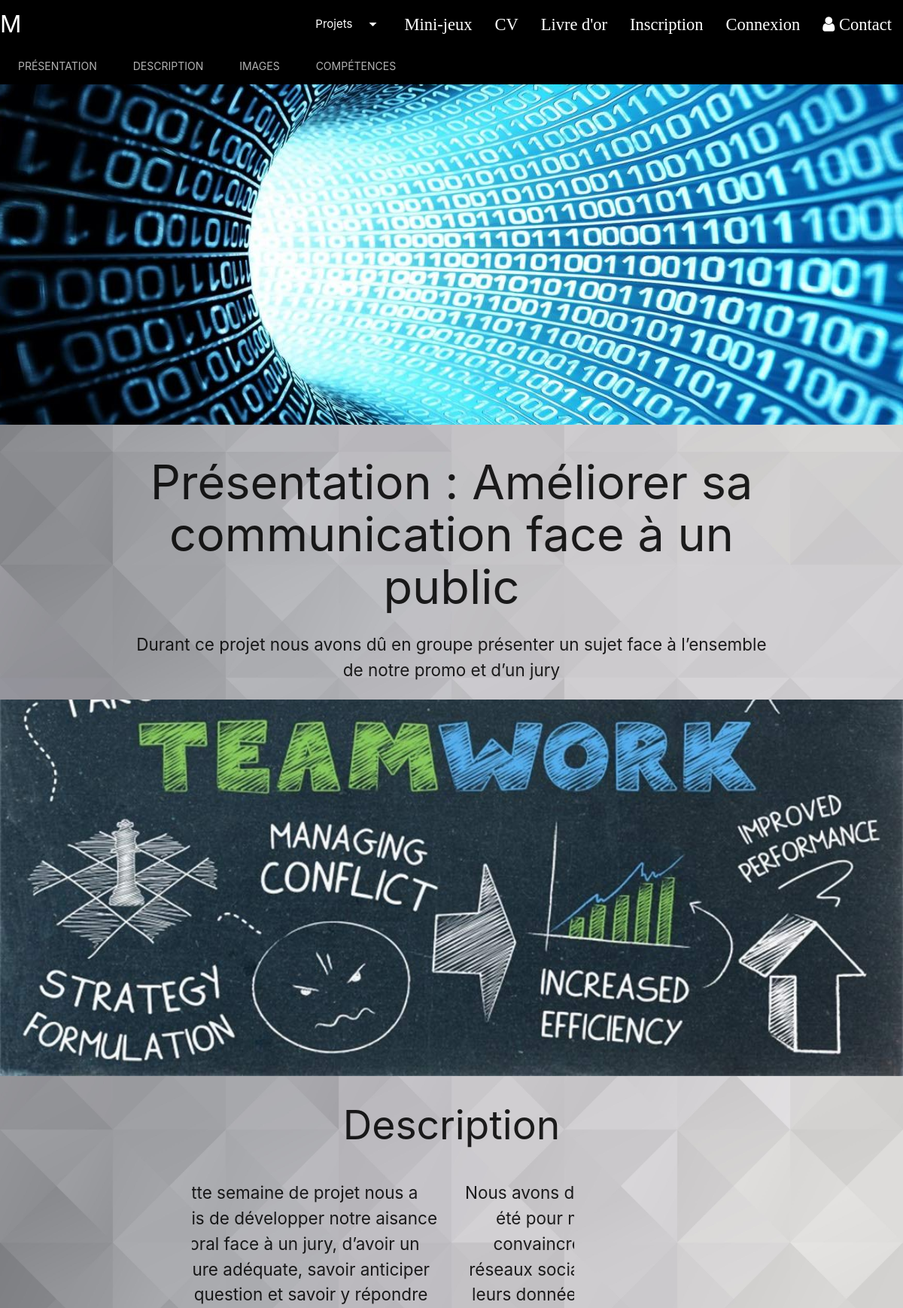
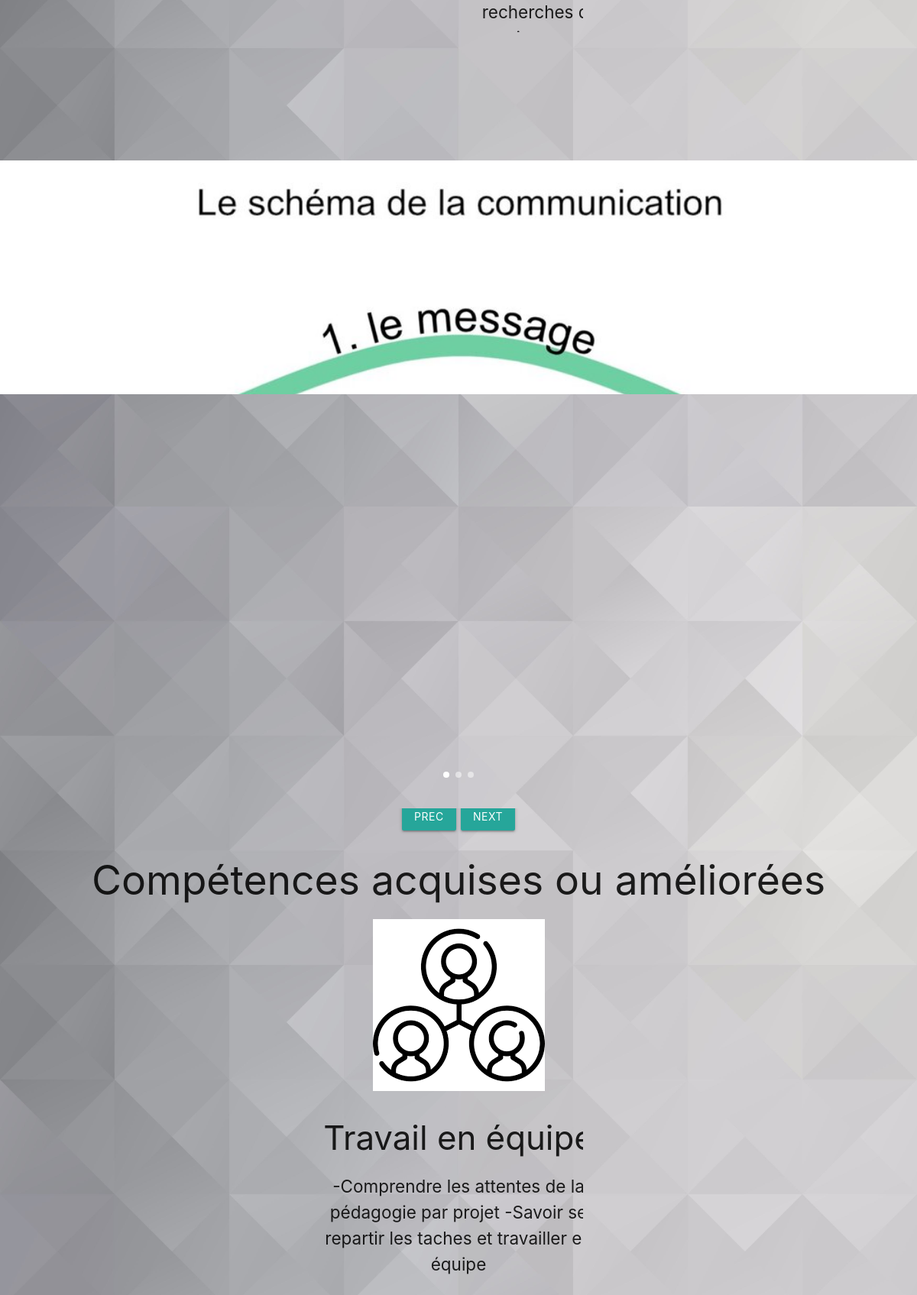
Page /project.php?id=1 (upper part) on the committed database (2 pictures, top to bottom).
### tables this page shows
CREATE TABLE IF NOT EXISTS `projets` (
  `ID` int NOT NULL AUTO_INCREMENT,
  `nomProjet` varchar(2000) NOT NULL,
  `titre` varchar(2000) NOT NULL,
  `presentation` varchar(2000) NOT NULL,
  `description1` varchar(2000) NOT NULL,
  `description2` varchar(2000) NOT NULL,
  `imageCarousel1` varchar(2000) NOT NULL,
  `alt1` varchar(250) NOT NULL,
  `imageCarousel2` varchar(2000) NOT NULL,
  `alt2` varchar(550) NOT NULL,
  `imageCarousel3` varchar(2000) NOT NULL,
  `alt3` varchar(550) NOT NULL,
  `imageAccueil` varchar(2000) NOT NULL,
  `altA` varchar(550) NOT NULL,
  PRIMARY KEY (`ID`)
);

CREATE TABLE IF NOT EXISTS `competences` (
  `ID` int NOT NULL AUTO_INCREMENT,
  `nom` varchar(200) NOT NULL,
  `description` varchar(2000) NOT NULL,
  `imageC` varchar(50) NOT NULL,
  `altC` varchar(50) NOT NULL,
  PRIMARY KEY (`ID`),
  UNIQUE KEY `nom` (`nom`)
);

### project.php (the view, shortened to what this page needs)
<?php
  require "conf/config.php"
?>
<!DOCTYPE html>
<html lang="en" dir="ltr">
<head>
  <link href="css/materialize.css" type="text/css" rel="stylesheet" />
  <link href="css/style.css" type="text/css" rel="stylesheet" />
  <link rel="stylesheet" href="https://cdnjs.cloudflare.com/ajax/libs/font-awesome/4.7.0/css/font-awesome.min.css">
  <link rel="stylesheet" href="https://cdnjs.cloudflare.com/ajax/libs/animate.css/4.1.1/animate.min.css"
  />
  <link rel="stylesheet" href="css/animate.css">
</head>
<body>
  <?php
    require "components/menueP.php"
  ?>
  <?php
    $sql = "SELECT * FROM projets where ID=:ID";
    $pre = $pdo->prepare($sql);
    $pre->bindParam("ID", $_GET['id']);
    $pre->execute();
    $projets = $pre->fetch(PDO::FETCH_ASSOC);
  ?>
  <div class="parallax-container">
      <div class="parallax"><img src="img/back1.jpg" alt="background binary"></div>
  </div>
	<div class="container center" id="presentation">
		<h1 class="animate__animated animate__bounce"><?php echo $projets['titre'] ?></h1>
    <p><?php echo $projets['presentation'] ?>
    </p>
	</div>
	<div class="parallax-container">
      <div class="parallax"><img src="img/back2.jpg" alt="image de travail d'équipe"></div>
  </div>
	<div class="container center" id="description">
		<h2 class="animate__animated animate__flip wow">Description</h2>
    <div class="row">
      <div class="col s12 m4 l6 offset-m1">
        <p><?php echo $projets['description1'] ?>
        </p>
      </div>
      <div class="col s12 m4 l6 offset-m2">
        <p><?php echo $projets['description2'] ?>
        </p>
      </div>
    </div>
	</div>
  <div class="carousel carousel-slider center" >
    <div class="carousel-item" >
      <img class="Cimage" src="<?php echo $projets['imageCarousel1'] ?>" alt="<?php echo $projets['alt1'] ?>">
    </div>
  </div>
  <div class="row">
    <div class="center col s12 m12 l12">
      <a class="btn" onclick="prev()">prec</a>
      <a class="btn" onclick="next()">next</a>
    </div>
  </div>
  <div class="center">
      <h2 class="animate__animated animate__bounceInLeft wow">Compétences acquises ou améliorées </h2>
  </div>
  <?php
    $sql = "SELECT id_competences from competences_project where id_projets=:popo";
    $pre = $pdo->prepare($sql);
    $pre->bindParam("popo", $_GET['id']);
    $pre->execute();
    $data = $pre->fetchAll(PDO::FETCH_ASSOC);
    foreach($data as $user){
        $id_competences = $user['id_competences'];
        $sql2 = "SELECT * from competences where ID=$id_competences";
        $pre2 = $pdo->prepare($sql2);
        $pre2->execute();
        $data2 = $pre2->fetchAll(PDO::FETCH_ASSOC);
        foreach($data2 as $test){ ?>
          <span> <div class="container center" id="skill">
            <div class="row">
              <div class="col s12 m6 offset-m3 l6 offset-l3">
                <img class="imgComp smile animate__animated animate__bounceInLeft wow" data-wow-duration="1s" src="<?php echo $test['imageC']?>" alt="<?php echo $test['altC']?>">
                <h3><?php echo $test['nom']?></h3>
                <p> <?php echo $test['description']?></p>
              </div>
            </div>
          </div></span>
        <?php }
    }
  ?>
</body>
</html>

### css/style.css (style rules this page uses)
html { scroll-behavior: smooth; }
body { font-size : 150%; background: url(../img/back.jpg); background-size: 100%; background-attachment: fixed; margin-bottom: 0px; z-index: -1; }
.imgComp { size: 15%; }
.Cimage { size: 100%; }

### rows in the picture
projets: titre "Présentation : Améliorer sa communication face à un public", presentation "Durant ce projet nous avons dû en groupe présenter un sujet face à l’ensemble de notre promo et d’un jury", description1 "Cette semaine de projet nous a permis de développer notre aisance à l’oral face à un jury, d’avoir un posture adéquate, savoir anticiper une question et savoir y répondre", description2 "Nous avons dû choisir un sujet qui à été pour mon groupe et moi, convaincre les utilisateurs de réseaux sociaux de mieux protéger leurs données publiques, faire des recherches dessus, puis en fin de semaine passer en soutenance face à un jury composé de notre directeur et Sarah Peillon ainsi que les étudiants de notre promo", imageCarousel1 (picture)
competences: imageC (picture), nom "Travail en équipe", description "-Comprendre les attentes de la pédagogie par projet -Savoir se repartir les taches et travailler en équipe"
